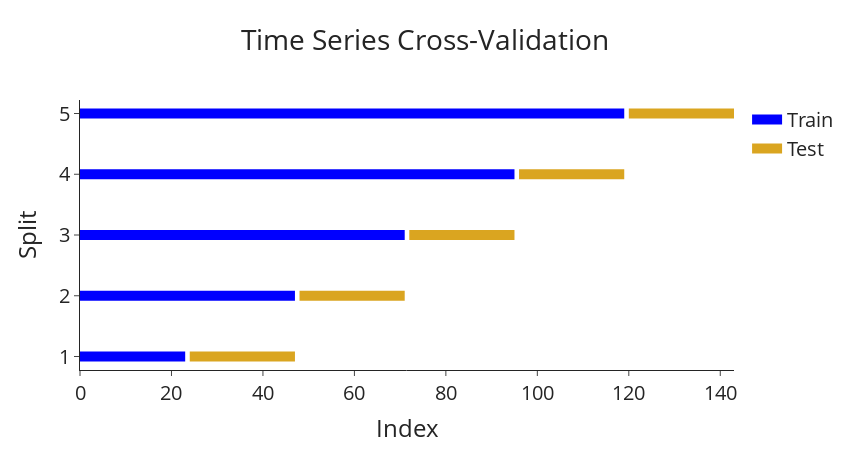

The cell this chart's notebook holds for it:
### Markdown cell above
The above cross-validation is not an effective or valid strategy on forecasting models due to their temporal dependency. For time series, we always predict into the future. However, in the above approach we will be training on data that is further in time than the evaluation test data. This is data leakage and should be avoided at all costs.

To overcome this problem, we need to ensure the test set always has a higher index (the index is usually time for time series data) than the training set. This means our test is always in the future compared to the data our model is fitted on.

### Code cell
# Import packages
from sklearn.model_selection import TimeSeriesSplit

# Plot the time series cross validation splits
plot_cross_val(n_splits=5,
               splitter_func=TimeSeriesSplit,
               df=data,
               title_text='Time Series Cross-Validation')

### Figure 1 — Plotly figure (JSON) as saved in the notebook; plotly's stock layout.template omitted (floating-point values rounded to 4 significant figures)
{"data": [{"line": {"color": "blue", "width": 10}, "name": "Train", "type": "scatter", "x": [0, 1, 2, 3, 4, 5, 6, 7, 8, 9, 10, 11, 12, 13, 14, 15, 16, 17, 18, 19, 20, 21, 22, 23], "y": ["1", "1", "1", "1", "1", "1", "1", "1", "1", "1", "1", "1", "1", "1", "1", "1", "1", "1", "1", "1", "1", "1", "1", "1"]}, {"line": {"color": "goldenrod", "width": 10}, "name": "Test", "type": "scatter", "x": [24, 25, 26, 27, 28, 29, 30, 31, 32, 33, 34, 35, 36, 37, 38, 39, 40, 41, 42, 43, 44, 45, 46, 47], "y": ["1", "1", "1", "1", "1", "1", "1", "1", "1", "1", "1", "1", "1", "1", "1", "1", "1", "1", "1", "1", "1", "1", "1", "1"]}, {"line": {"color": "blue", "width": 10}, "name": "Train", "showlegend": false, "type": "scatter", "x": [0, 1, 2, 3, 4, 5, 6, 7, 8, 9, 10, 11, 12, 13, 14, 15, 16, 17, 18, 19, 20, 21, 22, 23, 24, 25, 26, 27, 28, 29, 30, 31, 32, 33, 34, 35, 36, 37, 38, 39, 40, 41, 42, 43, 44, 45, 46, 47], "y": ["2", "2", "2", "2", "2", "2", "2", "2", "2", "2", "2", "2", "2", "2", "2", "2", "2", "2", "2", "2", "2", "2", "2", "2", "2", "2", "2", "2", "2", "2", "2", "2", "2", "2", "2", "2", "2", "2", "2", "2", "2", "2", "2", "2", "2", "2", "2", "2"]}, {"line": {"color": "goldenrod", "width": 10}, "name": "Test", "showlegend": false, "type": "scatter", "x": [48, 49, 50, 51, 52, 53, 54, 55, 56, 57, 58, 59, 60, 61, 62, 63, 64, 65, 66, 67, 68, 69, 70, 71], "y": ["2", "2", "2", "2", "2", "2", "2", "2", "2", "2", "2", "2", "2", "2", "2", "2", "2", "2", "2", "2", "2", "2", "2", "2"]}, {"line": {"color": "blue", "width": 10}, "name": "Train", "showlegend": false, "type": "scatter", "x": [0, 1, 2, 3, 4, 5, 6, 7, 8, 9, 10, 11, 12, 13, 14, 15, 16, 17, 18, 19, 20, 21, 22, 23, 24, 25, 26, 27, 28, 29, 30, 31, 32, 33, 34, 35, 36, 37, 38, 39, 40, 41, 42, 43, 44, 45, 46, 47, 48, 49, 50, 51, 52, 53, 54, 55, 56, 57, 58, 59, 60, 61, 62, 63, 64, 65, 66, 67, 68, 69, 70, 71], "y": ["3", "3", "3", "3", "3", "3", "3", "3", "3", "3", "3", "3", "3", "3", "3", "3", "3", "3", "3", "3", "3", "3", "3", "3", "3", "3", "3", "3", "3", "3", "3", "3", "3", "3", "3", "3", "3", "3", "3", "3", "3", "3", "3", "3", "3", "3", "3", "3", "3", "3", "3", "3", "3", "3", "3", "3", "3", "3", "3", "3", "3", "3", "3", "3", "3", "3", "3", "3", "3", "3", "3", "3"]}, {"line": {"color": "goldenrod", "width": 10}, "name": "Test", "showlegend": false, "type": "scatter", "x": [72, 73, 74, 75, 76, 77, 78, 79, 80, 81, 82, 83, 84, 85, 86, 87, 88, 89, 90, 91, 92, 93, 94, 95], "y": ["3", "3", "3", "3", "3", "3", "3", "3", "3", "3", "3", "3", "3", "3", "3", "3", "3", "3", "3", "3", "3", "3", "3", "3"]}, {"line": {"color": "blue", "width": 10}, "name": "Train", "showlegend": false, "type": "scatter", "x": [0, 1, 2, 3, 4, 5, 6, 7, 8, 9, 10, 11, 12, 13, 14, 15, 16, 17, 18, 19, 20, 21, 22, 23, 24, 25, 26, 27, 28, 29, 30, 31, 32, 33, 34, 35, 36, 37, 38, 39, 40, 41, 42, 43, 44, 45, 46, 47, 48, 49, 50, 51, 52, 53, 54, 55, 56, 57, 58, 59, 60, 61, 62, 63, 64, 65, 66, 67, 68, 69, 70, 71, 72, 73, 74, 75, 76, 77, 78, 79, 80, 81, 82, 83, 84, 85, 86, 87, 88, 89, 90, 91, 92, 93, 94, 95], "y": ["4", "4", "4", "4", "4", "4", "4", "4", "4", "4", "4", "4", "4", "4", "4", "4", "4", "4", "4", "4", "4", "4", "4", "4", "4", "4", "4", "4", "4", "4", "4", "4", "4", "4", "4", "4", "4", "4", "4", "4", "4", "4", "4", "4", "4", "4", "4", "4", "4", "4", "4", "4", "4", "4", "4", "4", "4", "4", "4", "4", "4", "4", "4", "4", "4", "4", "4", "4", "4", "4", "4", "4", "4", "4", "4", "4", "4", "4", "4", "4", "4", "4", "4", "4", "4", "4", "4", "4", "4", "4", "4", "4", "4", "4", "4", "4"]}, {"line": {"color": "goldenrod", "width": 10}, "name": "Test", "showlegend": false, "type": "scatter", "x": [96, 97, 98, 99, 100, 101, 102, 103, 104, 105, 106, 107, 108, 109, 110, 111, 112, 113, 114, 115, 116, 117, 118, 119], "y": ["4", "4", "4", "4", "4", "4", "4", "4", "4", "4", "4", "4", "4", "4", "4", "4", "4", "4", "4", "4", "4", "4", "4", "4"]}, {"line": {"color": "blue", "width": 10}, "name": "Train", "showlegend": false, "type": "scatter", "x": [0, 1, 2, 3, 4, 5, 6, 7, 8, 9, 10, 11, 12, 13, 14, 15, 16, 17, 18, 19, 20, 21, 22, 23, 24, 25, 26, 27, 28, 29, 30, 31, 32, 33, 34, 35, 36, 37, 38, 39, 40, 41, 42, 43, 44, 45, 46, 47, 48, 49, 50, 51, 52, 53, 54, 55, 56, 57, 58, 59, 60, 61, 62, 63, 64, 65, 66, 67, 68, 69, 70, 71, 72, 73, 74, 75, 76, 77, 78, 79, 80, 81, 82, 83, 84, 85, 86, 87, 88, 89, 90, 91, 92, 93, 94, 95, 96, 97, 98, 99, 100, 101, 102, 103, 104, 105, 106, 107, 108, 109, 110, 111, 112, 113, 114, 115, 116, 117, 118, 119], "y": ["5", "5", "5", "5", "5", "5", "5", "5", "5", "5", "5", "5", "5", "5", "5", "5", "5", "5", "5", "5", "5", "5", "5", "5", "5", "5", "5", "5", "5", "5", "5", "5", "5", "5", "5", "5", "5", "5", "5", "5", "5", "5", "5", "5", "5", "5", "5", "5", "5", "5", "5", "5", "5", "5", "5", "5", "5", "5", "5", "5", "5", "5", "5", "5", "5", "5", "5", "5", "5", "5", "5", "5", "5", "5", "5", "5", "5", "5", "5", "5", "5", "5", "5", "5", "5", "5", "5", "5", "5", "5", "5", "5", "5", "5", "5", "5", "5", "5", "5", "5", "5", "5", "5", "5", "5", "5", "5", "5", "5", "5", "5", "5", "5", "5", "5", "5", "5", "5", "5", "5"]}, {"line": {"color": "goldenrod", "width": 10}, "name": "Test", "showlegend": false, "type": "scatter", "x": [120, 121, 122, 123, 124, 125, 126, 127, 128, 129, 130, 131, 132, 133, 134, 135, 136, 137, 138, 139, 140, 141, 142, 143], "y": ["5", "5", "5", "5", "5", "5", "5", "5", "5", "5", "5", "5", "5", "5", "5", "5", "5", "5", "5", "5", "5", "5", "5", "5"]}], "layout": {"font": {"size": 20}, "height": 450, "title": {"text": "Time Series Cross-Validation", "x": 0.5}, "width": 850, "xaxis": {"title": {"text": "Index"}}, "yaxis": {"title": {"text": "Split"}}}}
